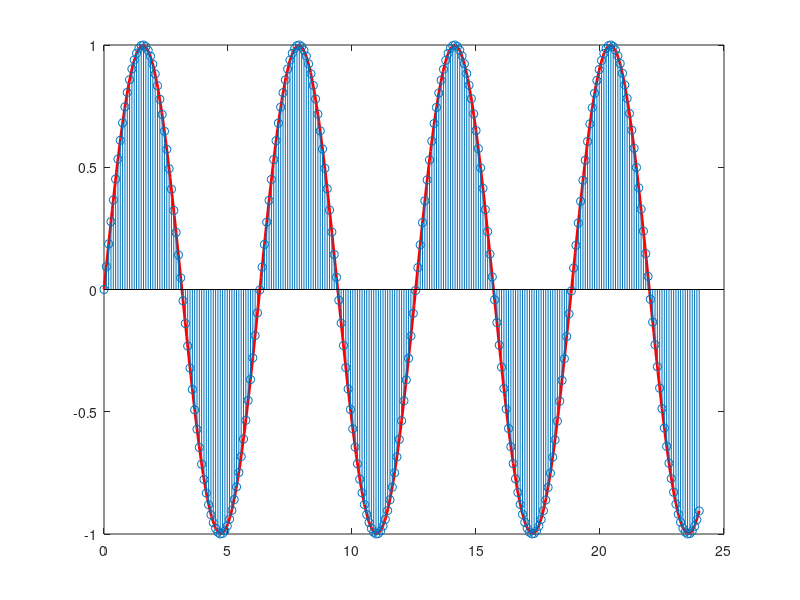

MATLAB code to generate this figure:
% tan so Nyquist la tan so thoa man fs >= 2fmax
a = 6;
T = a;
A = 1.5*a;
f = 1/T;
t = 0:f:4*T;
fs = 2*f; % tan so nyquist
fm = 32*fs; % tan so lay  mau
tm = 1/fm;
tm = 0:tm:4*T;
plot(t,sin(t),'r','linewidth',2);
hold on
stem(tm,sin(tm));
hold off